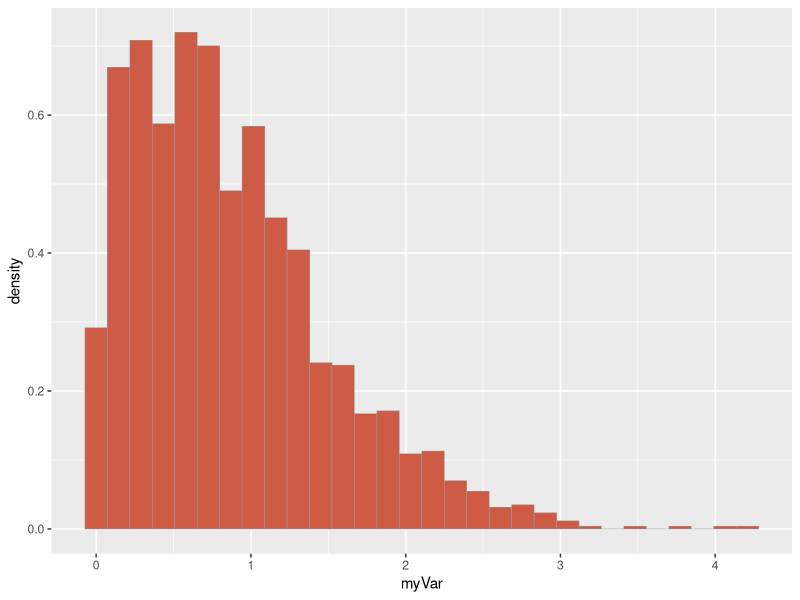
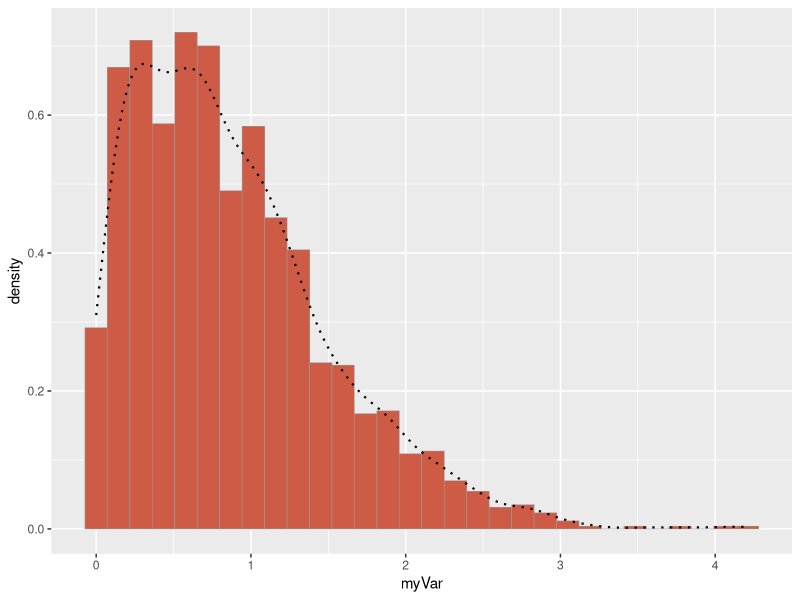
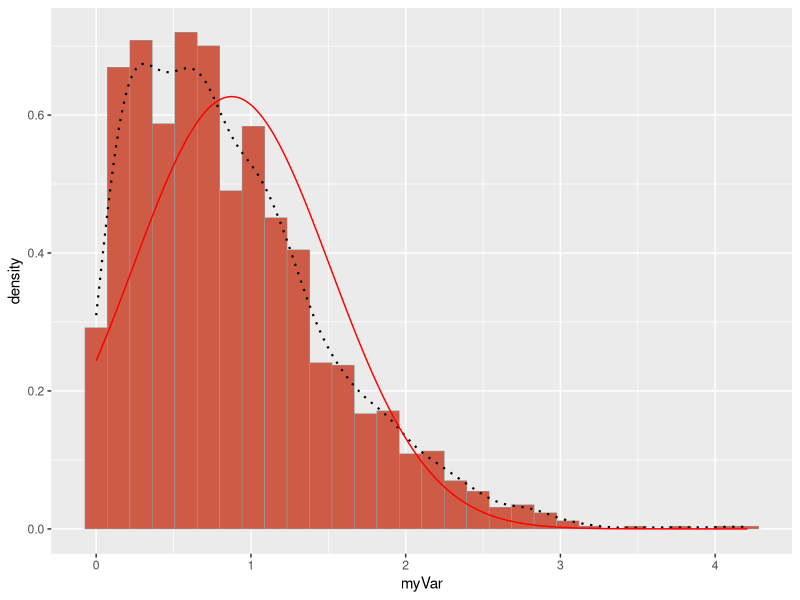
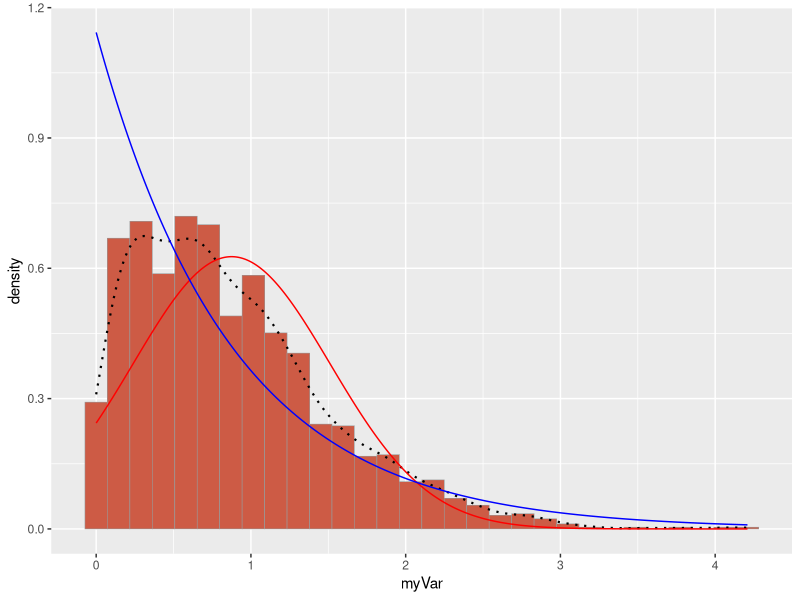
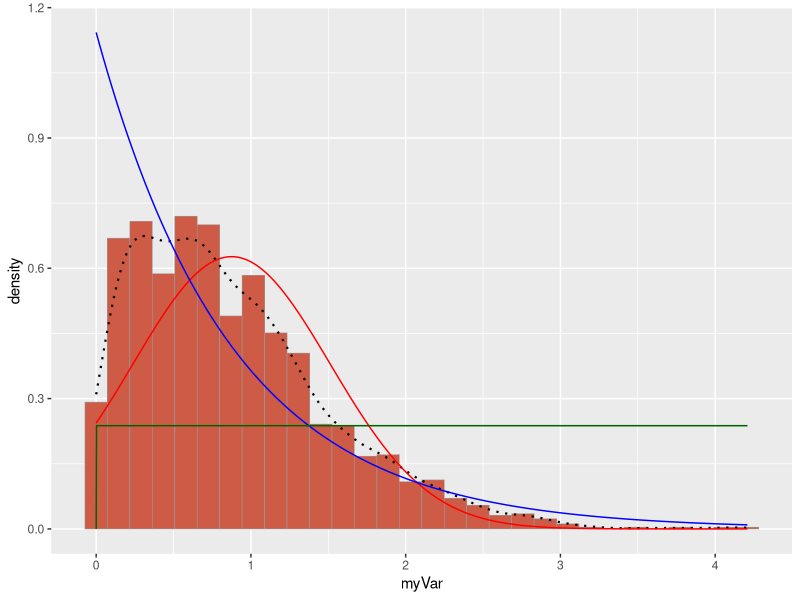
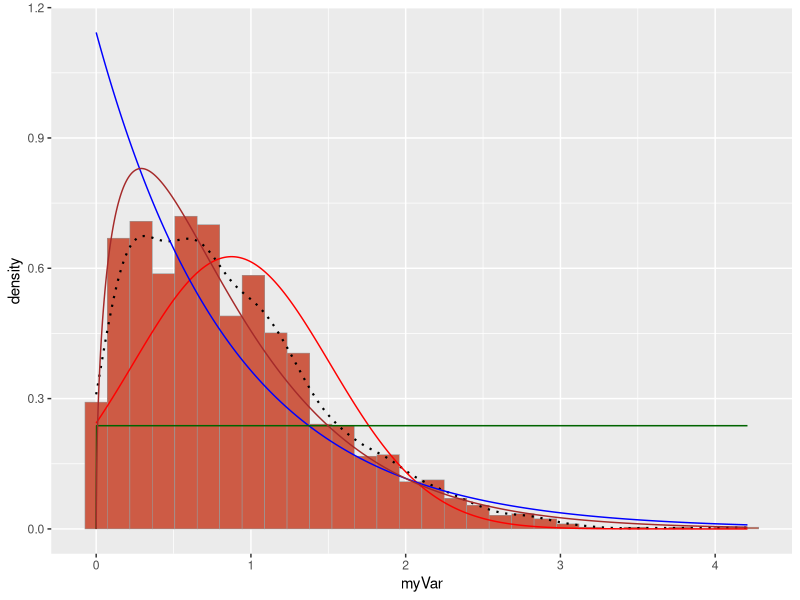
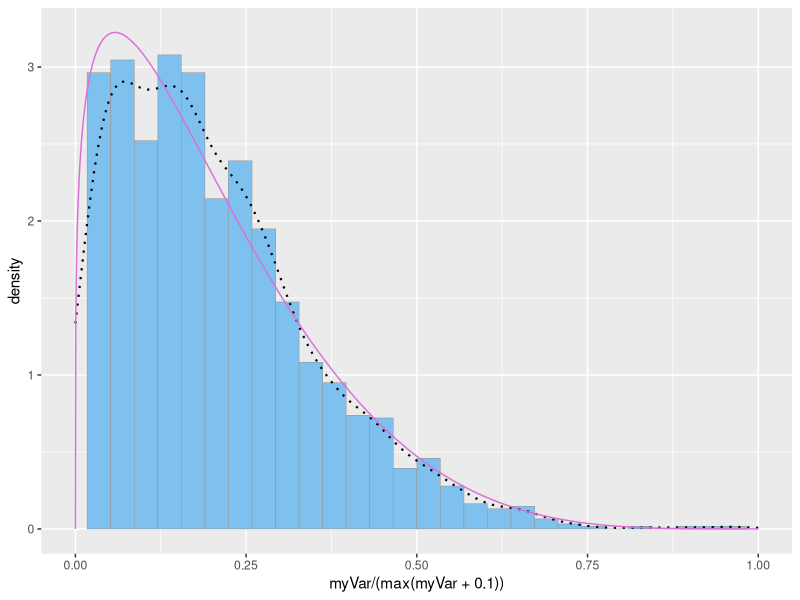
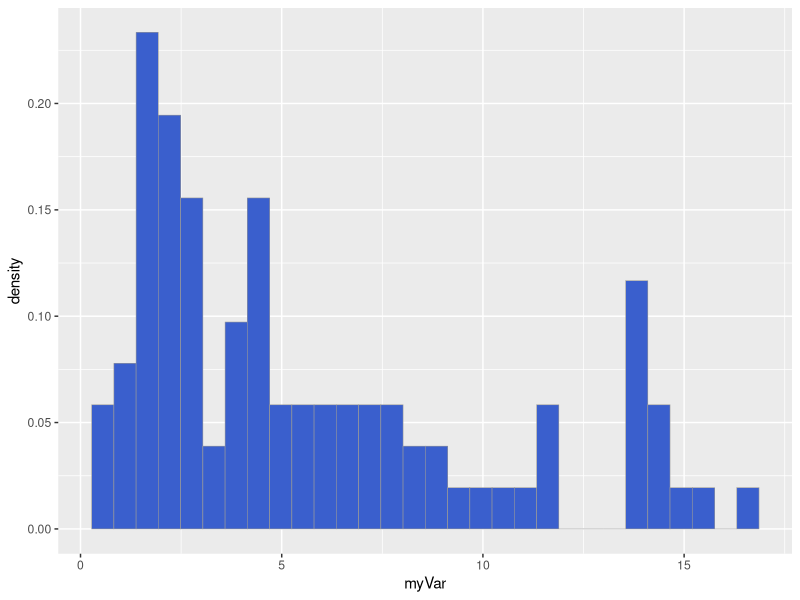

Recreate these plots in R, in order.
# FAKE DATA
library(ggplot2) # for graphics
library(MASS) # for maximum likelihood estimation

# quick and dirty, a truncated normal distribution to work on the solution set

# -------------- Read in Data Vector --------------
z <- rnorm(n=3000,mean=0.2)
z <- data.frame(1:3000,z)
names(z) <- list("ID","myVar")
z <- z[z$myVar>0,]
str(z)
summary(z$myVar)

# ----------------- Plot Histogram of Data ------------
p1 <- ggplot(data=z, aes(x=myVar, y=..density..)) +
  geom_histogram(color="grey60",fill="coral3",size=0.2) 
print(p1)

# -------------- Add empirical density curve ----------
p1 <-  p1 +  geom_density(linetype="dotted",size=0.75)
print(p1)

# ------------ Max Likelihood Parameters for Normal -----
normPars <- fitdistr(z$myVar,"normal")
print(normPars)
str(normPars)
normPars$estimate["mean"] # note structure of getting a named attribute

# ----------- NORMAL Prob Density ------------------
meanML <- normPars$estimate["mean"]
sdML <- normPars$estimate["sd"]

xval <- seq(0,max(z$myVar),len=length(z$myVar))

stat <- stat_function(aes(x = xval, y = ..y..), fun = dnorm, colour="red", n = length(z$myVar), args = list(mean = meanML, sd = sdML))
p1 + stat

# -----------EXPONENTIAL Prob Density ---------------
# models continuous variables
expoPars <- fitdistr(z$myVar,"exponential")
rateML <- expoPars$estimate["rate"]

stat2 <- stat_function(aes(x = xval, y = ..y..), fun = dexp, colour="blue", n = length(z$myVar), args = list(rate=rateML))
p1 + stat + stat2

# --------- UNIFORM Prob Density ------------------
# assumes every outcome has same probability of occuring
stat3 <- stat_function(aes(x = xval, y = ..y..), fun = dunif, colour="darkgreen", n = length(z$myVar), args = list(min=min(z$myVar), max=max(z$myVar)))
p1 + stat + stat2 + stat3

# ----------- GAMMA Prob Density ---------------
# Sum of expo distrubutions
# time series modeling
gammaPars <- fitdistr(z$myVar,"gamma")
shapeML <- gammaPars$estimate["shape"]
rateML <- gammaPars$estimate["rate"]

stat4 <- stat_function(aes(x = xval, y = ..y..), fun = dgamma, colour="brown", n = length(z$myVar), args = list(shape=shapeML, rate=rateML))
p1 + stat + stat2 + stat3 + stat4

# ----------- BETA Prob Density ---------------------
# generalization of uniform distribution
# bounded and continuous, no specific shape
# shape changes based on parameters
# used in bassian analysis, as a way to have an assumption
pSpecial <- ggplot(data=z, aes(x=myVar/(max(myVar + 0.1)), y=..density..)) +
  geom_histogram(color="grey60",fill="skyblue2",size=0.2) + 
  xlim(c(0,1)) +
  geom_density(size=0.75,linetype="dotted")

betaPars <- fitdistr(x=z$myVar/max(z$myVar + 0.1),start=list(shape1=1,shape2=2),"beta")
shape1ML <- betaPars$estimate["shape1"]
shape2ML <- betaPars$estimate["shape2"]

statSpecial <- stat_function(aes(x = xval, y = ..y..), fun = dbeta, colour="orchid", n = length(z$myVar), args = list(shape1=shape1ML,shape2=shape2ML))
pSpecial + statSpecial

# --------------DOLPHIN DATA I FOUND----------
# This study looked at the energetic cost of locomotion of bottlenose dolphins
# variable I chose to focus on was "ml of O2 per kg dolphin per minute"
z <- read.csv("Fig_3.csv",header=TRUE,sep=",")
str(z)

z<-na.omit(z)
z$myVar <-z$O2_ml_per_kg_min
summary(z)

# Histogram of Data
p1 <- ggplot(data=z, aes(x=myVar, y=after_stat(density))) +
  geom_histogram(color="grey60",fill="royalblue3",size=0.2) 
print(p1)

# Gamma Probability Density (Fits Pretty Well)
gammaPars <- fitdistr(z$myVar,"gamma")
shapeML <- gammaPars$estimate["shape"]
rateML <- gammaPars$estimate["rate"]

stat <- stat_function(aes(x = myVar, y = ..y..), fun = dgamma, colour="brown", n = length(z$myVar), args = list(shape=shapeML, rate=rateML))
p1 + stat 

# Normal Probability Density (DOES NOT MATCH WELL!)
meanML <- normPars$estimate["mean"]
sdML <- normPars$estimate["sd"]

xval <- seq(0,max(z$myVar),len=length(z$myVar))

stat2 <- stat_function(aes(x = myVar, y = ..y..), fun = dnorm, colour="orchid", n = length(z$myVar), args = list(mean = meanML, sd = sdML))
p1 + stat + stat2

# ------------------ Creating a New Simulation --------------------------
# Max Likelihood Parameters
normPars <- fitdistr(z$myVar,"normal")
print(normPars)
str(normPars)
normPars$estimate["mean"] # note structure of getting a named attribute

# Reading in New Vector
simul <- rnorm(n=3000,mean=5.676607)
simul <- data.frame(1:3000,simul)
names(simul) <- list("ID","myVar")
simul <- simul[simul$myVar>0,]
str(simul)
summary(simul$myVar)

# Histogram of Simulation
p2 <- ggplot(data=simul, aes(x=myVar, y=after_stat(density))) +
  geom_histogram(color="grey60",fill="darkslategrey",size=0.2) 
print(p2)

# Gamma Probability Density of Simulation
gammaPars <- fitdistr(z$myVar,"gamma")
shapeML <- gammaPars$estimate["shape"]
rateML <- gammaPars$estimate["rate"]

stat <- stat_function(aes(x = myVar, y = ..y..), fun = dgamma, colour="brown", n = length(simul$myVar), args = list(shape=shapeML, rate=rateML))
p2 + stat


# Fresh Plot of the Original Dolphin Data
print(p1)
# With Gamma line
p1 + stat

#Fresh Simulated Plot 
print(p2)
p2 + stat

